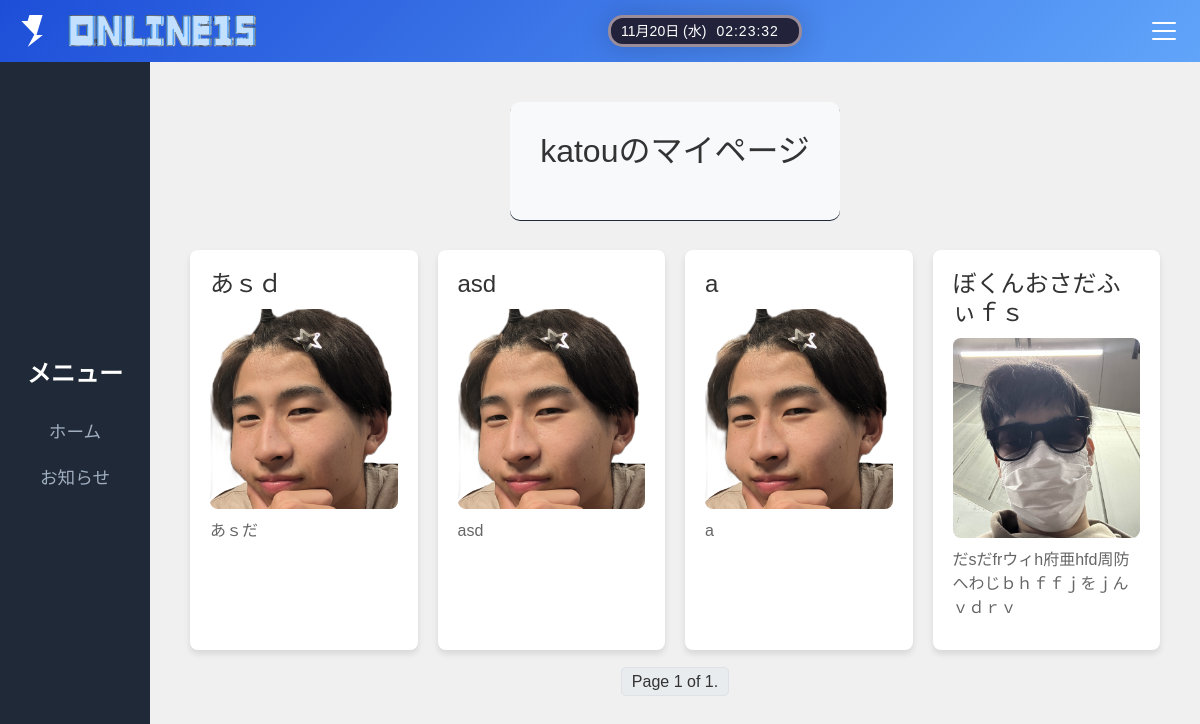
/online_15/profile/ (signed in), run on an earlier commit of the app's database.
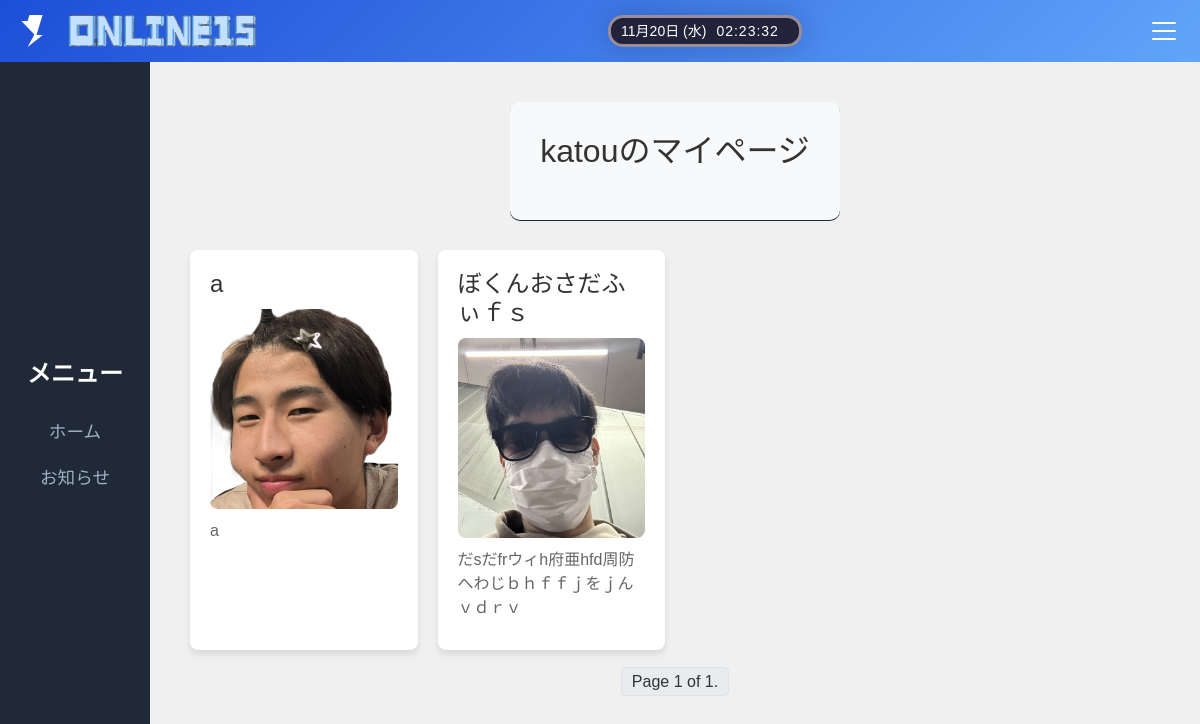
And on a later commit of the database.
### Online_15/models.py (models this page shows)
class Post(models.Model):
    user = models.ForeignKey(CustomUser, on_delete=models.CASCADE)  # ユーザー
    title = models.CharField(max_length=255)  # タイトル
    content = models.TextField()  # 本文
    Image = models.ImageField(upload_to='images/', blank=True, null=True)  # 画像
    posted_at = models.DateTimeField(auto_now_add=True)  # 投稿日時
    likes = models.IntegerField(default=0)  # いいね数
    share_link = models.URLField(blank=True, null=True)  # シェアリンク
    comment_count = models.IntegerField(default=0)  # コメント数

### Online_15/views.py (the view)
# urls.py: path('profile/', ProfileView.as_view(), name='profile'),
class ProfileView(LoginRequiredMixin, TemplateView):
    template_name = 'registration/profile.html'
    def get_context_data(self, **kwargs):
        context = super().get_context_data(**kwargs)
        user_posts = Post.objects.filter(user=self.request.user)
        paginator = Paginator(user_posts, 12)
        page_number = self.request.GET.get('page')
        page_obj = paginator.get_page(page_number)
        context['page_obj'] = page_obj
        return context

### Online_15/templates/registration/profile.html (shortened to what this page needs)
{% extends 'Online_15/base.html' %}
{% load static %}
{% block content %}
<div class="content">
    <div class="profile-header text-center">
        <h2>{{ request.user.username }}のマイページ</h2>
    </div>
    <div class="posts">
        {% for post in page_obj %}
            <div class="post">
                <a href="{% url 'post_detail' post.id %}" class="post-link">
                    <h3>{{ post.title|slice:":10" }}</h3>
                    {% if post.Image %}
                        <img src="{{ post.Image.url }}" alt="{{ post.title }}">
                    {% else %}
                        <img src="{% static 'default_image.jpg' %}" alt="デフォルト画像">
                    {% endif %}
                    <p>{{ post.content|slice:":30" }}</p>
                </a>
            </div>
        {% endfor %}
    </div>
    <div class="pagination text-center">
        <span class="step-links">
            <span class="current">
                Page {{ page_obj.number }} of {{ page_obj.paginator.num_pages }}.
            </span>
        </span>
    </div>
</div>
{% endblock %}

What changed in the data, as far as the page shows it:
removed Post: title "あｓｄ", content "あｓだ"
removed Post: title "asd", content "asd"
